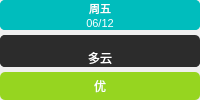
         <widget class="QWidget" name="dailyWeather_6" native="true">
          <layout class="QVBoxLayout" name="verticalLayout_23">
           <property name="spacing">
            <number>5</number>
           </property>
           <property name="leftMargin">
            <number>0</number>
           </property>
           <property name="topMargin">
            <number>0</number>
           </property>
           <property name="rightMargin">
            <number>0</number>
           </property>
           <property name="bottomMargin">
            <number>0</number>
           </property>
           <item>
            <widget class="QWidget" name="time_6" native="true">
             <property name="styleSheet">
              <string notr="true">border-radius: 5px;
color: rgb(255, 255, 255);
background-color: rgb(0, 189, 189);</string>
             </property>
             <layout class="QVBoxLayout" name="verticalLayout_24">
              <property name="spacing">
               <number>0</number>
              </property>
              <property name="leftMargin">
               <number>0</number>
              </property>
              <property name="topMargin">
               <number>0</number>
              </property>
              <property name="rightMargin">
               <number>0</number>
              </property>
              <property name="bottomMargin">
               <number>0</number>
              </property>
              <item>
               <widget class="QLabel" name="day_6">
                <property name="font">
                 <font>
                  <pointsize>8</pointsize>
                 </font>
                </property>
                <property name="styleSheet">
                 <string notr="true">color: rgb(255, 255, 255);</string>
                </property>
                <property name="text">
                 <string>周五</string>
                </property>
                <property name="alignment">
                 <set>Qt::AlignmentFlag::AlignBottom|Qt::AlignmentFlag::AlignHCenter</set>
                </property>
               </widget>
              </item>
              <item>
               <widget class="QLabel" name="date_6">
                <property name="font">
                 <font>
                  <pointsize>8</pointsize>
                 </font>
                </property>
                <property name="styleSheet">
                 <string notr="true">color: rgb(255, 255, 255);</string>
                </property>
                <property name="text">
                 <string>06/12</string>
                </property>
                <property name="alignment">
                 <set>Qt::AlignmentFlag::AlignHCenter|Qt::AlignmentFlag::AlignTop</set>
                </property>
               </widget>
              </item>
             </layout>
            </widget>
           </item>
           <item>
            <widget class="QWidget" name="weather_6" native="true">
             <property name="styleSheet">
              <string notr="true">border-radius: 5px;
color: rgb(255, 255, 255);
background-color: rgb(44, 44, 44);</string>
             </property>
             <layout class="QVBoxLayout" name="verticalLayout_25">
              <property name="spacing">
               <number>0</number>
              </property>
              <property name="leftMargin">
               <number>0</number>
              </property>
              <property name="topMargin">
               <number>0</number>
              </property>
              <property name="rightMargin">
               <number>0</number>
              </property>
              <property name="bottomMargin">
               <number>0</number>
              </property>
              <item>
               <widget class="QLabel" name="weatherSmartIcon_6">
                <property name="maximumSize">
                 <size>
                  <width>70</width>
                  <height>70</height>
                 </size>
                </property>
                <property name="layoutDirection">
                 <enum>Qt::LayoutDirection::LeftToRight</enum>
                </property>
                <property name="text">
                 <string/>
                </property>
                <property name="pixmap">
                 <pixmap resource="res.qrc">:/icon/cloudy_day.svg</pixmap>
                </property>
                <property name="scaledContents">
                 <bool>true</bool>
                </property>
                <property name="alignment">
                 <set>Qt::AlignmentFlag::AlignCenter</set>
                </property>
               </widget>
              </item>
              <item>
               <widget class="QLabel" name="weatherLabel_6">
                <property name="styleSheet">
                 <string notr="true">color: rgb(255, 255, 255);</string>
                </property>
                <property name="text">
                 <string>多云</string>
                </property>
                <property name="alignment">
                 <set>Qt::AlignmentFlag::AlignHCenter|Qt::AlignmentFlag::AlignTop</set>
                </property>
               </widget>
              </item>
             </layout>
            </widget>
           </item>
           <item>
            <widget class="QLabel" name="air_6">
             <property name="styleSheet">
              <string notr="true">border-radius: 5px;
color: rgb(255, 255, 255);
background-color: rgb(150, 213, 32);</string>
             </property>
             <property name="text">
              <string>优</string>
             </property>
             <property name="alignment">
              <set>Qt::AlignmentFlag::AlignCenter</set>
             </property>
            </widget>
           </item>
          </layout>
         </widget>
